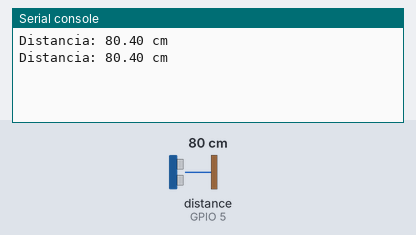
Bench run of a program on a simulated ESP32 board running MicroPython. On the bench: the last lines printed to the serial console. The inputs (shaded band) are chosen by the test bench; at power-on: distance to the obstacle (sensor on GPIO 5) 80 cm. The echo pulse lasts 58.3 µs per cm.

Above: at 1.2 s.
1.3 s: distance to the obstacle (sensor on GPIO 5) set to 2 cm
At 2.6 s:
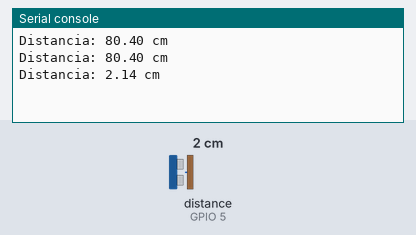
2.8 s: distance to the obstacle (sensor on GPIO 5) set to 4 cm
At 3.8 s:
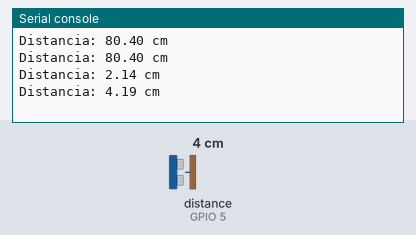
Timing chart, 0 to 5.8 s (numbered marks = the images above; inputs shaded):
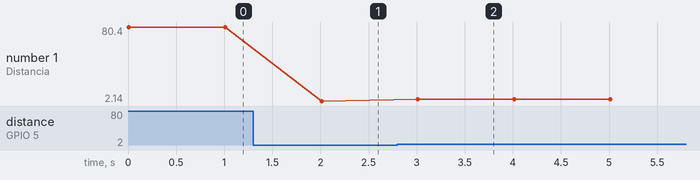

Measured:
- after the input at 1.3 s, the serial console: prints a new line after 0.71 s (image 1)
- after the input at 2.8 s, the serial console: prints a new line after 0.21 s (image 2)
- plotted number 1: 80.4 → 2.14 after the input at 1.3 s, 2.14 → 4.19 after the input at 2.8 s

The program:

ultra_sonido.py
```python
from machine import Pin
import time

# Configuración de pines
trigger_pin = Pin(4, Pin.OUT)  # Pin para enviar la señal de activación
echo_pin = Pin(5, Pin.IN)       # Pin para recibir la señal de eco

def medir_distancia():
    # Enviar un pulso corto al pin de activación para iniciar la medición
    trigger_pin.value(0)
    time.sleep_us(2)
    trigger_pin.value(1)
    time.sleep_us(10)
    trigger_pin.value(0)

    # Esperar hasta que el pin de eco se active
    while echo_pin.value() == 0:
        pulso_inicio = time.ticks_us()

    # Esperar hasta que el pin de eco se desactive
    while echo_pin.value() == 1:
        pulso_fin = time.ticks_us()

    # Calcular la duración del pulso de eco
    duracion = time.ticks_diff(pulso_fin, pulso_inicio)

    # Calcular la distancia en base a la duración del pulso (en microsegundos)
    # La velocidad del sonido es de aproximadamente 343 metros por segundo
    # y el pulso de eco recorre dos veces la distancia a medir
    distancia_cm = duracion / 58

    return distancia_cm

try:
    while True:
        distancia = medir_distancia()
        print("Distancia: {:.2f} cm".format(distancia))
        time.sleep(1)
except KeyboardInterrupt:
    print("\nPrograma detenido.")
```
